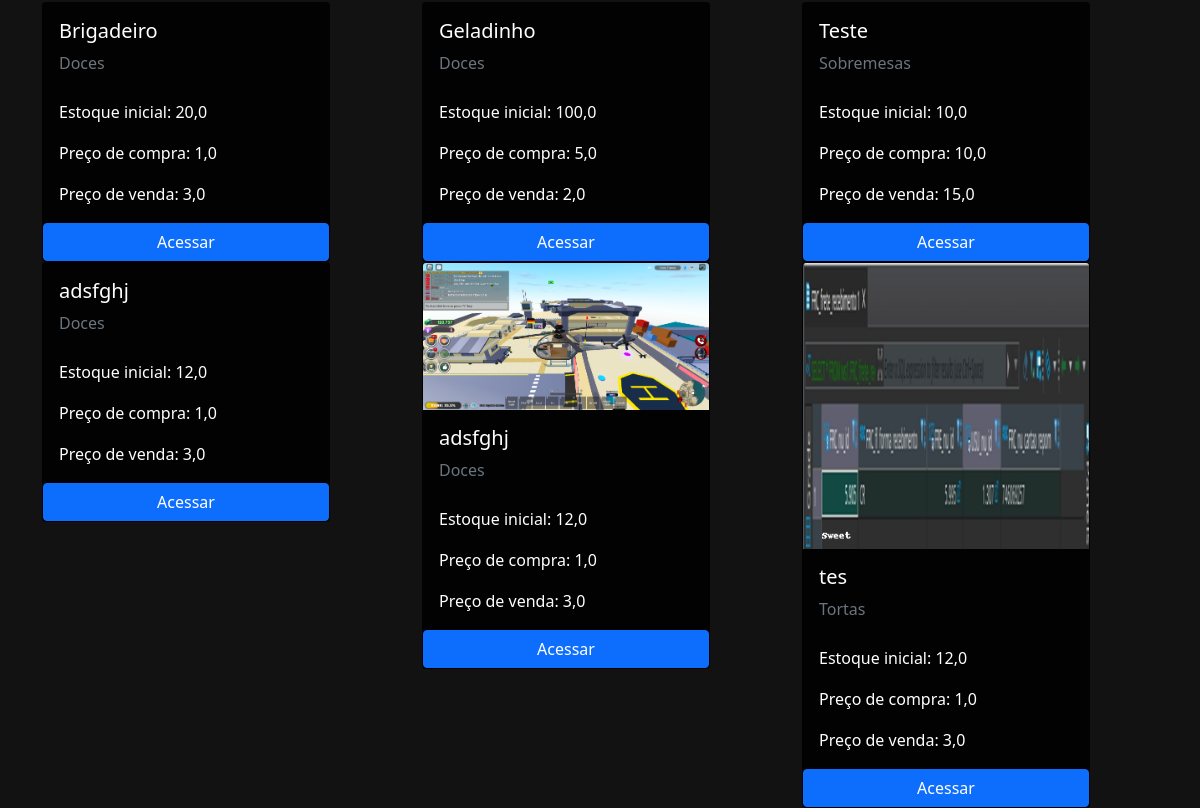
The page /store/cadastrar_produto/ (lower part) on the database as committed earlier.
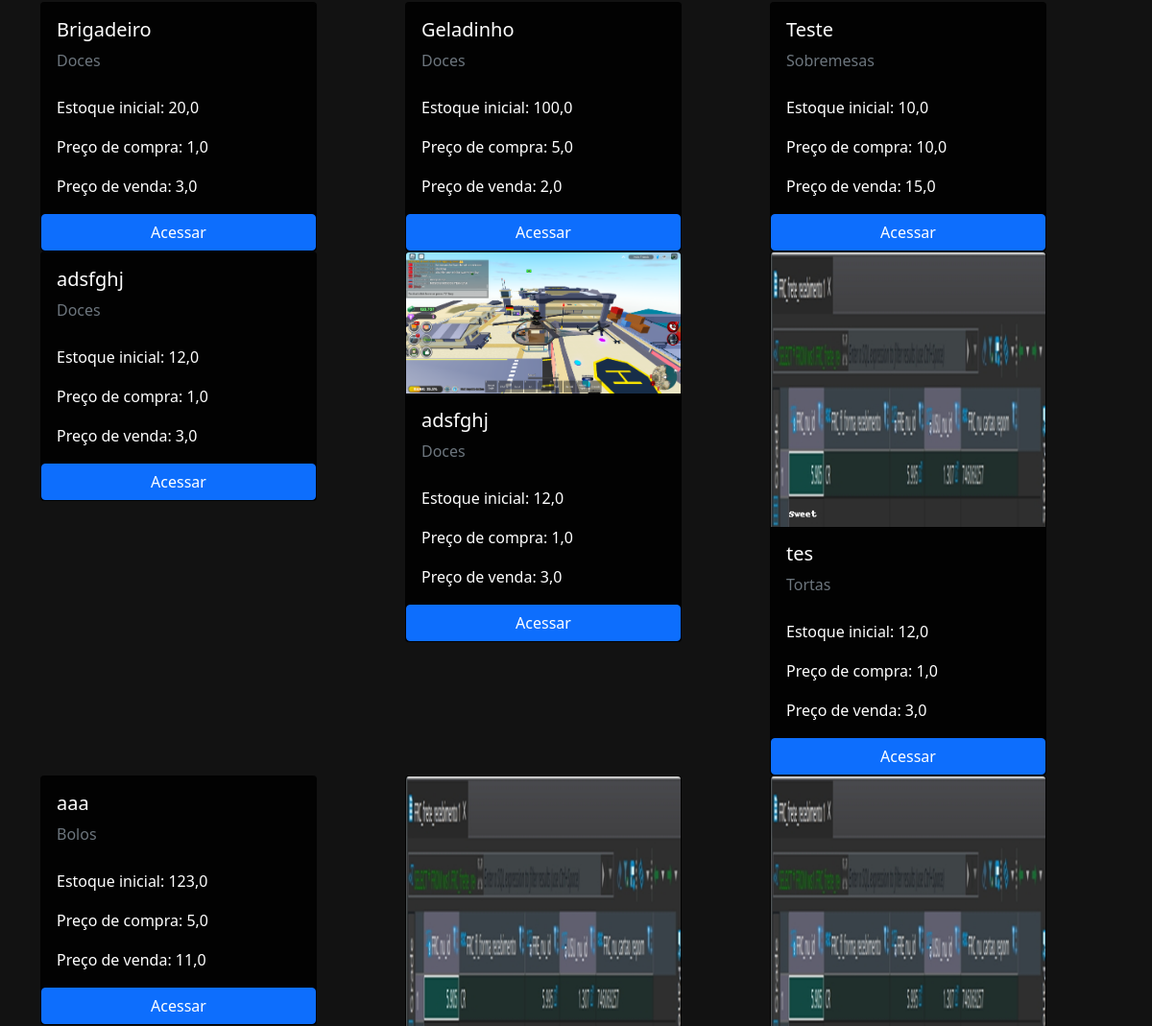
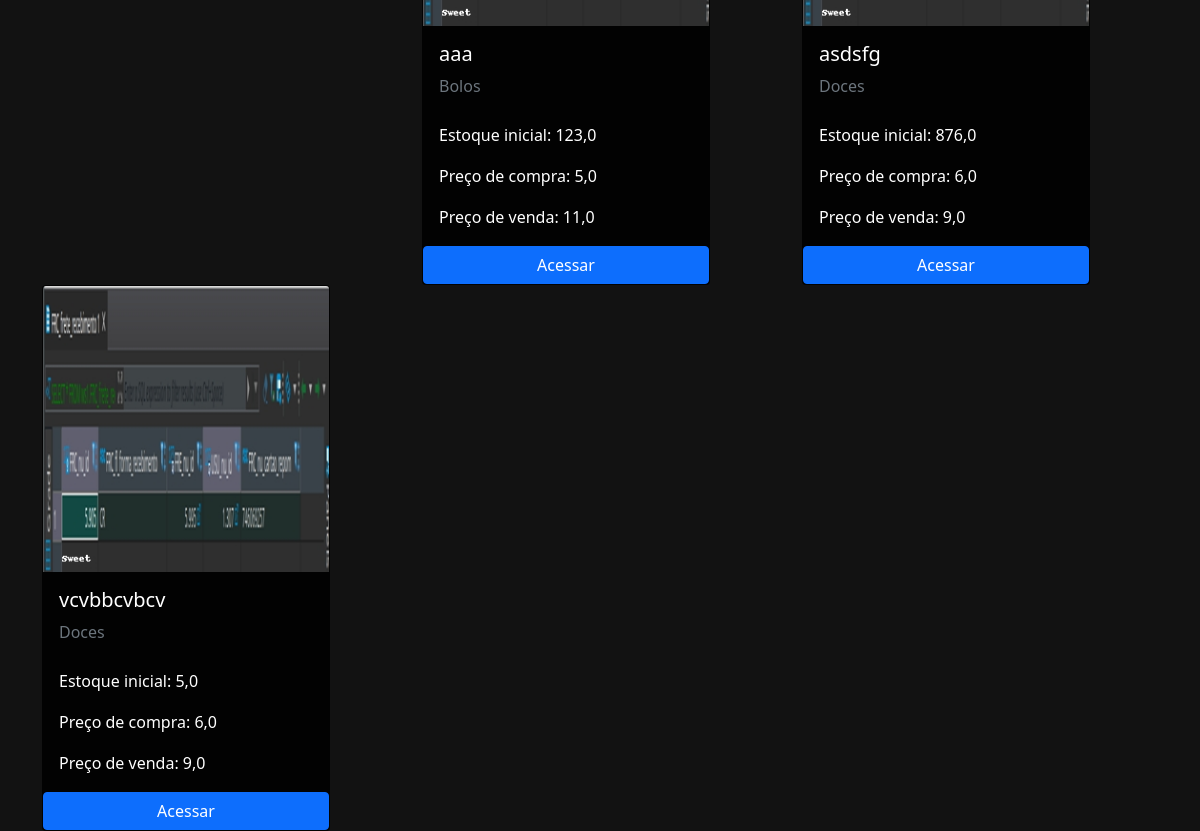
The same page on the database as committed later (2 pictures, top to bottom).
### store/models.py (models this page shows, shortened)
class Product(models.Model):
    name = models.CharField(max_length=40, unique=True)
    category = models.ForeignKey(Category, on_delete=models.SET_NULL, null=True)
    quantity = models.FloatField()
    priceSell = models.FloatField()
    priceBuy = models.FloatField()
    slug = models.SlugField(unique=True, blank=True, null=True)

class Category(models.Model):
    title = models.CharField(max_length=40)
    def __str__(self):
        return self.title

class Image(models.Model):
    image = models.ImageField(upload_to="products_images")
    product = models.ForeignKey(Product, on_delete=models.CASCADE)

### store/views.py (the view, shortened to what this page needs)
# urls.py: path('cadastrar_produto/', views.addProducts, name='addProducts'),
@has_permission_decorator('addProducts')
def addProducts(request):
    if request.method == 'GET':
        categorys = Category.objects.all()
        products = Product.objects.all()
        return render(request, 'addProducts.html', {'categorys': categorys, 'products': products})

### store/templatetags/filters.py (called while the page is built)
@register.filter(name='get_first_image')
def get_first_image(product):
    img = Image.objects.filter(product=product).first()
    if img:
        return img.image.url
    else:
        return False

### store/templates/addProducts.html (shortened to what this page needs)
{% extends 'base.html' %}
{% load filters %}
{% block 'body' %}
<div class="container">
    <div class="listProducts">
        <div class="row">
            {% for product in products %}
                <div class="col-md">
                    <div style="background-color: #020202; width: 18rem;" class="card">
                        {% if product|get_first_image %}
                            <img width="100%" class="card-img-top" src="{{product|get_first_image}}">
                        {% endif %}
                        <div class="card-body">
                            <h5 class="card-title">{{product.name}}</h5>
                            <span class="card-subtitle mb-2 text-muted">{{product.category}}</span>
                        </div>
                        <ul class="list-group list-group-flush mb-2">
                            <li style="background-color: #020202; color: #fff;" class="list-group-item">Estoque inicial: {{product.quantity}}</li>
                            <li style="background-color: #020202; color: #fff;" class="list-group-item">Preço de compra: {{product.priceBuy}}</li>
                            <li style="background-color: #020202; color: #fff;" class="list-group-item">Preço de venda: {{product.priceSell}}</li>
                          </ul>
                        <a href="{% url 'product' product.slug %}" class="btn btn-primary pull-bottom">Acessar</a>
                    </div>
                </div>
            {% endfor %}
        </div>
    </div>
</div>
{% endblock %}

Rows that differ between the two databases and show on the page:
added Product: name "aaa", category "Bolos", quantity "123,0", priceBuy "5,0", priceSell "11,0"
added Product: id.image (picture), name "aaa", category "Bolos", quantity "123,0", priceBuy "5,0", priceSell "11,0"
added Product: id.image (picture), name "asdsfg", category "Doces", quantity "876,0", priceBuy "6,0", priceSell "9,0"
added Product: id.image (picture), name "vcvbbcvbcv", category "Doces", quantity "5,0", priceBuy "6,0", priceSell "9,0"
